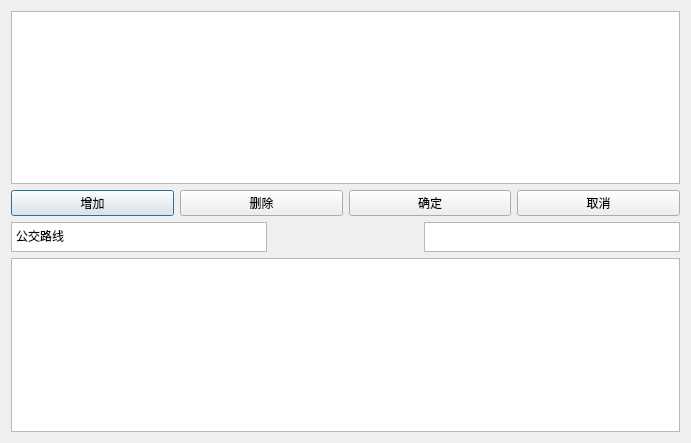
<?xml version="1.0" encoding="UTF-8"?>
<ui version="4.0">
 <class>BusRoute_w</class>
 <widget class="QDialog" name="BusRoute_w">
  <property name="geometry">
   <rect>
    <x>0</x>
    <y>0</y>
    <width>691</width>
    <height>443</height>
   </rect>
  </property>
  <property name="sizePolicy">
   <sizepolicy hsizetype="Maximum" vsizetype="Preferred">
    <horstretch>0</horstretch>
    <verstretch>0</verstretch>
   </sizepolicy>
  </property>
  <property name="windowTitle">
   <string>Dialog</string>
  </property>
  <layout class="QGridLayout" name="gridLayout">
   <item row="0" column="0" colspan="4">
    <widget class="QTableView" name="tableView"/>
   </item>
   <item row="1" column="0" colspan="4">
    <layout class="QHBoxLayout" name="horizontalLayout">
     <item>
      <widget class="QPushButton" name="buttonadd">
       <property name="text">
        <string>增加</string>
       </property>
      </widget>
     </item>
     <item>
      <widget class="QPushButton" name="buttondel">
       <property name="text">
        <string>删除</string>
       </property>
      </widget>
     </item>
     <item>
      <widget class="QPushButton" name="pushButton">
       <property name="text">
        <string>确定</string>
       </property>
      </widget>
     </item>
     <item>
      <widget class="QPushButton" name="buttonconcel">
       <property name="text">
        <string>取消</string>
       </property>
      </widget>
     </item>
    </layout>
   </item>
   <item row="2" column="0">
    <widget class="QTextBrowser" name="textBrowser">
     <property name="maximumSize">
      <size>
       <width>16777215</width>
       <height>30</height>
      </size>
     </property>
     <property name="html">
      <string>&lt;!DOCTYPE HTML PUBLIC &quot;-//W3C//DTD HTML 4.0//EN&quot; &quot;http://www.w3.org/TR/REC-html40/strict.dtd&quot;&gt;
&lt;html&gt;&lt;head&gt;&lt;meta name=&quot;qrichtext&quot; content=&quot;1&quot; /&gt;&lt;style type=&quot;text/css&quot;&gt;
p, li { white-space: pre-wrap; }
&lt;/style&gt;&lt;/head&gt;&lt;body style=&quot; font-family:'SimSun'; font-size:9pt; font-weight:400; font-style:normal;&quot;&gt;
&lt;p style=&quot; margin-top:0px; margin-bottom:0px; margin-left:0px; margin-right:0px; -qt-block-indent:0; text-indent:0px;&quot;&gt;公交路线&lt;/p&gt;&lt;/body&gt;&lt;/html&gt;</string>
     </property>
    </widget>
   </item>
   <item row="2" column="1">
    <spacer name="horizontalSpacer_2">
     <property name="orientation">
      <enum>Qt::Horizontal</enum>
     </property>
     <property name="sizeHint" stdset="0">
      <size>
       <width>40</width>
       <height>20</height>
      </size>
     </property>
    </spacer>
   </item>
   <item row="2" column="2">
    <spacer name="horizontalSpacer">
     <property name="orientation">
      <enum>Qt::Horizontal</enum>
     </property>
     <property name="sizeHint" stdset="0">
      <size>
       <width>40</width>
       <height>20</height>
      </size>
     </property>
    </spacer>
   </item>
   <item row="2" column="3">
    <widget class="QTextEdit" name="texterror">
     <property name="maximumSize">
      <size>
       <width>16777215</width>
       <height>30</height>
      </size>
     </property>
    </widget>
   </item>
   <item row="3" column="0" colspan="4">
    <widget class="QTextEdit" name="textroute"/>
   </item>
  </layout>
 </widget>
 <resources/>
 <connections/>
</ui>
